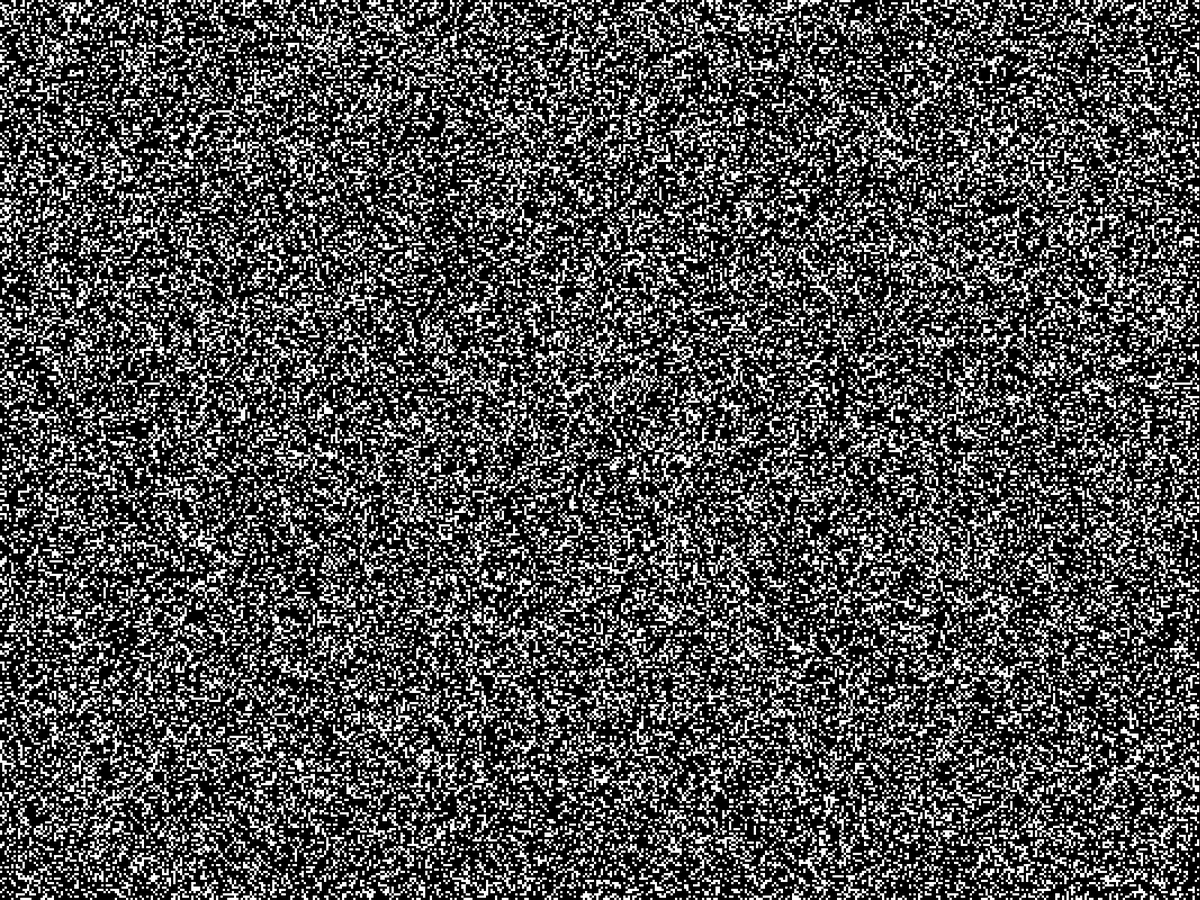
Frame 1 (no input)
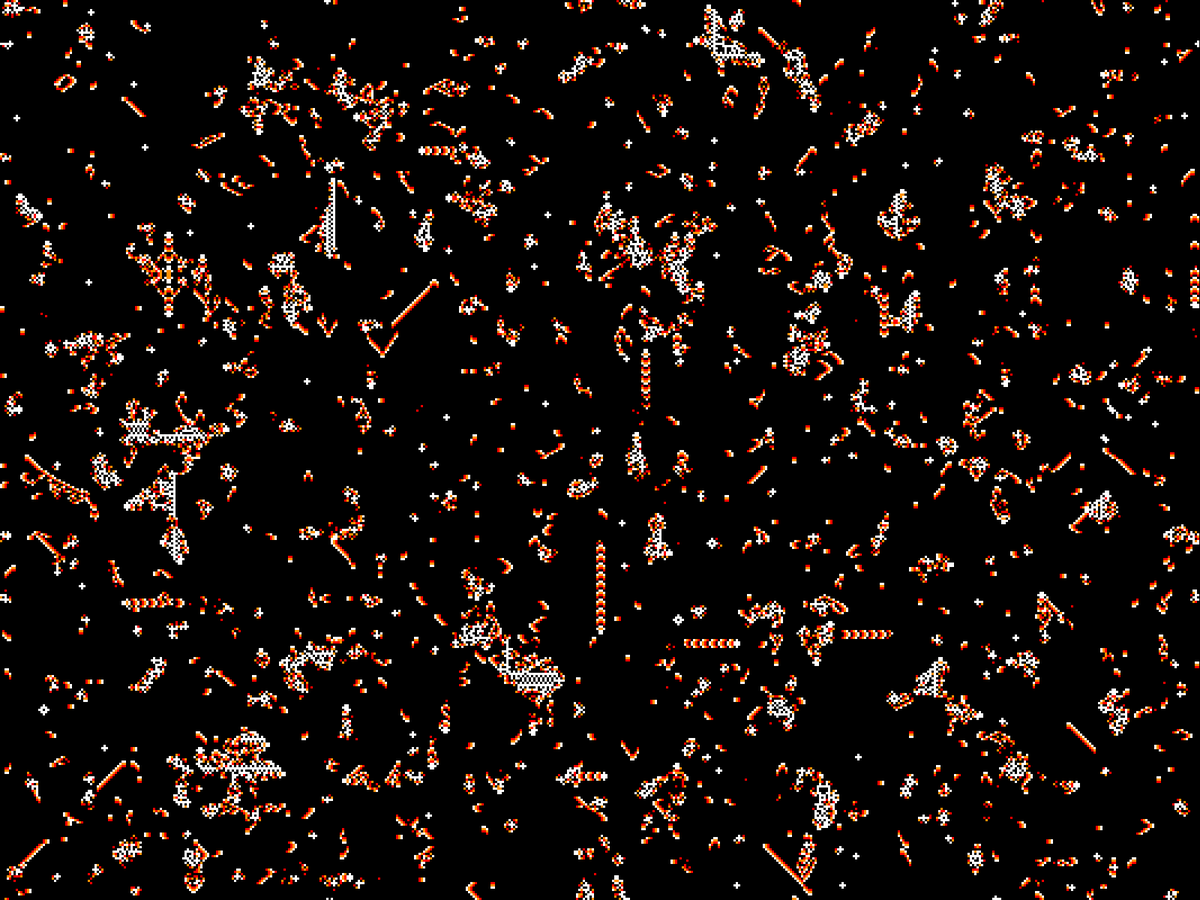
Frame 60 (the mouse pressed at the canvas centre just before this capture)
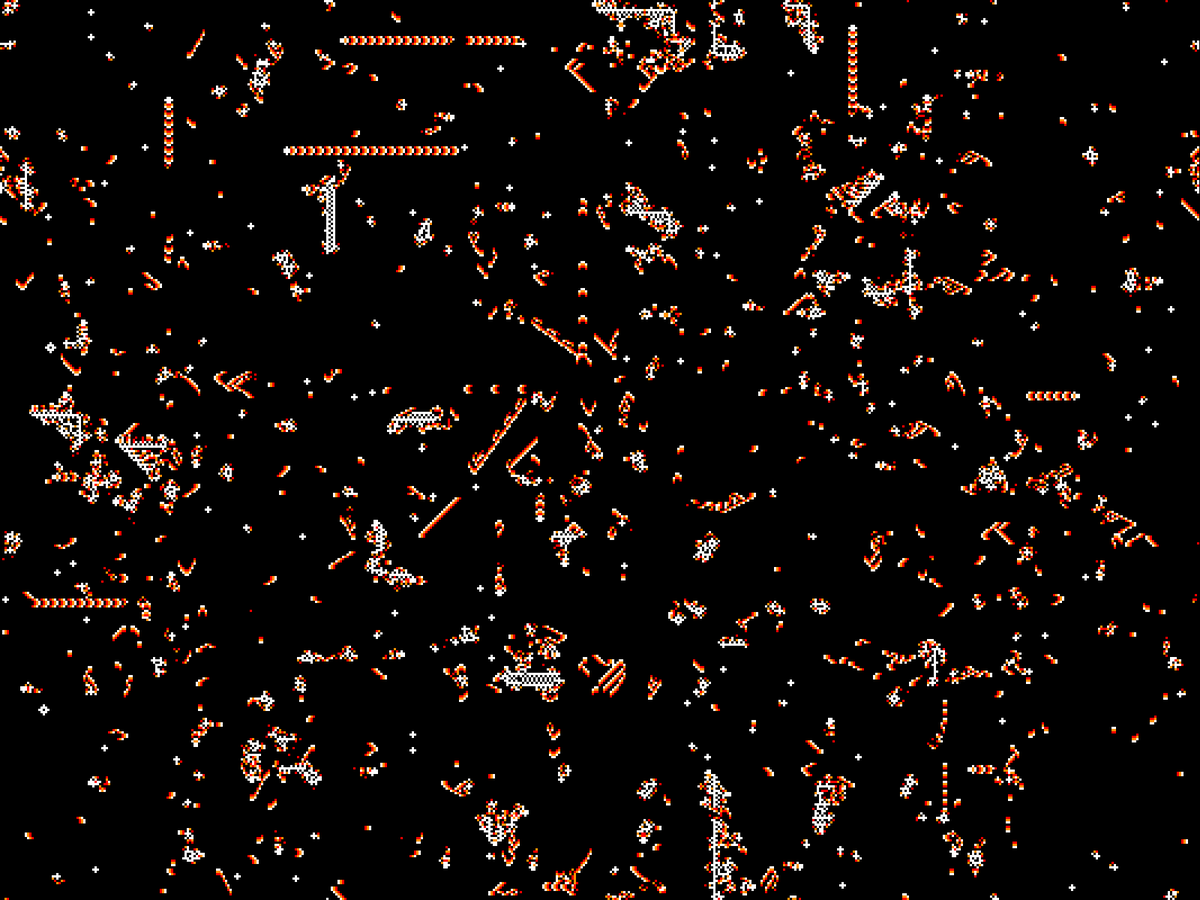
Frame 120 (the mouse held since frame 60 and released just before this capture)

The Processing sketch that drew these frames (run headless with seeded random() and noise(); from frame 60 on, the mouse is pressed at the canvas centre):

// Processing sketch: Star_wars_ca
// ── Star_wars_ca.pde
int [][] tab;
int [][] oldtab;

color dead = color(0);
color dying = color(255, 0, 0);
color flame = color(255, 144, 0);
color alive = color(255);

int lato = 3;

void setup() {

  //size(600, 600);
  noStroke();
  fullScreen();
  tab = new int [width / lato][height / lato];
  oldtab = new int [width / lato][height / lato];

  for (int x = 0; x < width / lato; x++) {
    for (int y = 0; y < height / lato; y++) {

      if (random(1) >= 0.3) {
        tab[x][y] = 0;
      } else {
        tab[x][y] = 3;
      }

      oldtab[x][y] = tab[x][y];
    }
  }
}

void draw() {

  background(dead);

  for (int x = 0; x < width / lato; x++) {
    for (int y = 0; y < height / lato; y++) {

      switch(tab[x][y]) {

      case 3:
        fill(alive);
        break;

      case 2:
        fill(flame);
        break;

      case 1:
        fill(dying);
        break;

      case 0:
        fill(dead);
        break;
      }

      rect(lato * x, lato * y, lato, lato);

      oldtab[x][y] = tab[x][y];
    }
  }

  //arrayCopy(oldtab, tab); //non funziona
  update();
}

void update() {

  for (int x = 0; x < width / lato; x++) {
    for (int y = 0; y < height / lato; y++) {

      if (oldtab[x][y] == 1 || oldtab[x][y] == 2) {

        tab[x][y] = oldtab[x][y] - 1;
      } else {

        int counter = 0;

        for (int lr = x-1; lr <= x+1; lr++) {
          for (int ud = y-1; ud <= y+1; ud++) {

            if (lr != x || ud != y) {

              if ((lr >= 0 && lr < width / lato) && (ud >= 0 && ud < height / lato)) {

                if (oldtab[lr][ud] == 3) {
                  counter++;
                }
              } else {

                int outx = lr;
                int outy = ud;

                if (outx >= width / lato) {
                  outx = 0;
                } else if (outx < 0) {
                  outx = (width / lato) - 1;
                }

                if (outy >= height / lato) {
                  outy = 0;
                } else if (outy < 0) {
                  outy = (height / lato) - 1;
                }

                if (oldtab[outx][outy] == 3) {
                  counter++;
                }
              }
            }
          }
        }

        if (counter == 2 && oldtab[x][y] == 0) {
          tab[x][y] = 3;
        } else if ((counter > 5 || counter < 3) && oldtab[x][y] == 3) {
          tab[x][y] = 2;
          //print(counter);
        }
      }
    }
  }
}

void keyPressed() {

  if (key == ' ') {
    for (int x = 0; x < width / lato; x++) {
      for (int y = 0; y < height / lato; y++) {

        if (random(1) >= 0.3) {
          tab[x][y] = 0;
        } else {
          tab[x][y] = 3;
        }

        oldtab[x][y] = tab[x][y];
      }
    }
  }
}
